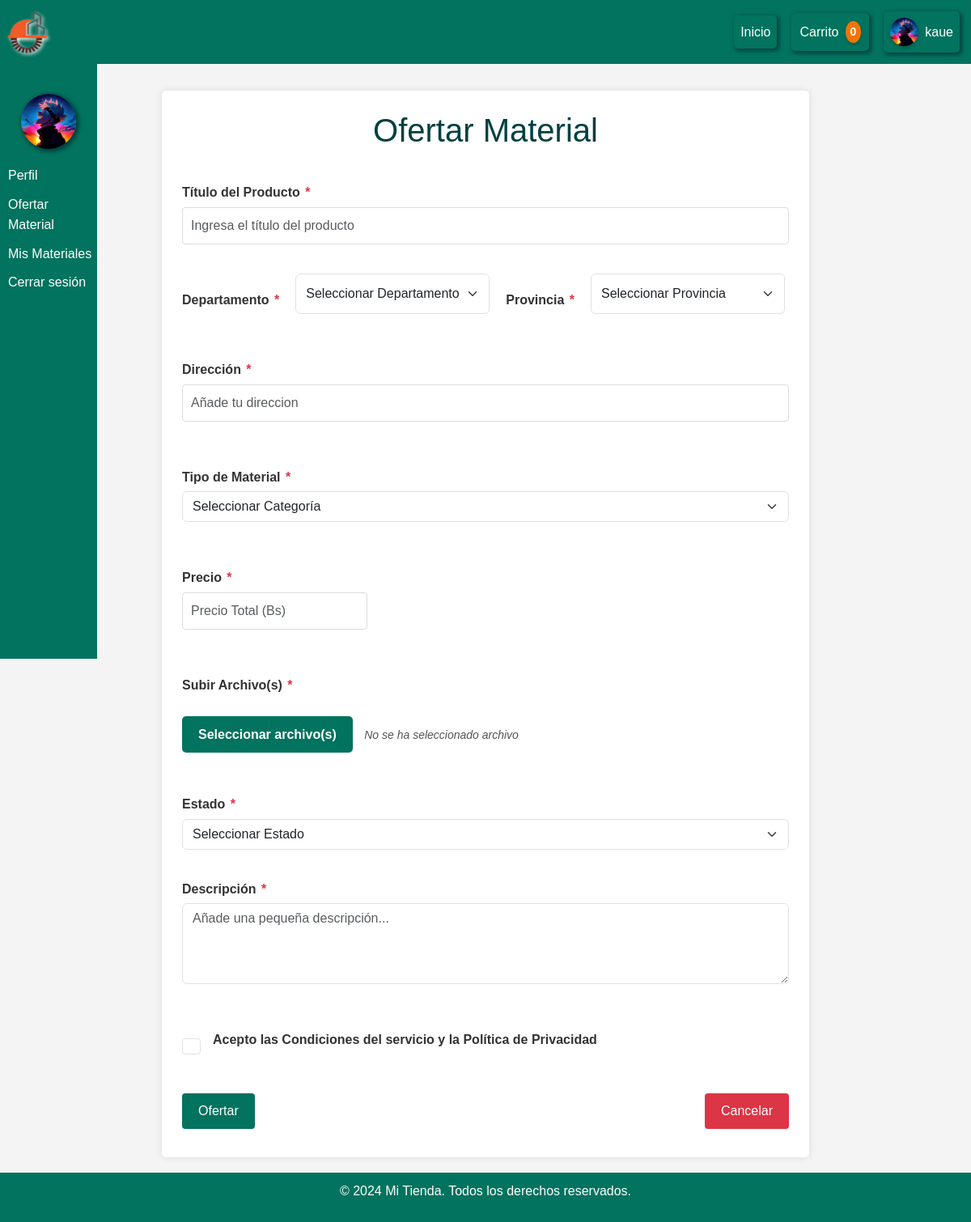
Screenshot of /ofertar/ (signed in) with the database file from the repository.
### sitioWeb/models.py (models this page shows, shortened)
class Usuario(models.Model):
    idUsuario = models.AutoField(primary_key=True,null= False ,blank=False)  # Identificador único del usuario
    nombre = models.CharField(max_length=100,null= False ,blank=False)  # Nombre del usuario
    contraseña = models.CharField(max_length=100,null= False ,blank=False,default='00000000')  # Contraseña del usuario
    correo = models.EmailField(unique=True,null= False ,blank=False,)  # Correo único
    celular = models.CharField(max_length=15, null=True, blank=True)  # Campo nuevo para celular
    foto = models.ImageField(upload_to='fotos/', blank=True, null=True)  # Foto de perfil
    fecha_creacion = models.DateTimeField(auto_now_add=True)  # Fecha y hora de creación
    estadoUsuario = models.BooleanField(default=True)  # Estado del usuario (habilitado o no)
    billetera = models.DecimalField(max_digits=10, decimal_places=2, default=0)  # Saldo de la billetera, por defecto 0
    class Meta:
        db_table = "Usuarios"
        verbose_name = "Usuario"
        verbose_name_plural = "Usuarios"

### sitioWeb/views.py (the view, shortened to what this page needs)
# urls.py: path('ofertar/',ofertarMView,name = 'ofertar'),
def ofertarMView(request):
    user_id = request.session.get('user_id')
    carritos = CarritoProducto.objects.filter(usuario=user_id,producto__estado_producto=True)
    if not user_id:
        return redirect('login')
    user = get_object_or_404(Usuario, idUsuario=user_id)
    cantidad_carrito = carritos.count()
    return render(request, 'ofertar.html', {'user': user,'is_profile_page': True,'carritos': carritos,'cantidad_carrito': cantidad_carrito})

### sitioWeb/templates/ofertar.html (shortened to what this page needs)
{% extends 'base.html' %}
{% load static %}
{% block contenidos %}
{% include 'barraPerfil.html' %}
<div class="container2" >
    <h1>Ofertar Material</h1>
    <form class="row g-3 needs-validation" novalidate id="ofertaForm" method="post" enctype="multipart/form-data">
        <div class="form-group">
            <label for="titulo">Título del Producto <span class="text-rojo">*</span></label>
            <input class="form-control"  maxlength="50" type="text" name="titulo" id="titulo" placeholder="Ingresa el título del producto" required autocomplete="off"
                pattern="^(?!.*([a-zA-Z])\1{3})(?=(.*[a-zA-Z]){3,})(?=.*[0-9]?)[a-zA-Z0-9\s]*$"
                title="Debes incluir al menos 3 letras y un máximo de 6 números (opcional)."
                onkeypress="return /^[a-zA-Z0-9\s]*$/.test(event.key)"
                oninput="this.value = this.value.replace(/[^a-zA-Z0-9\s]/g, '');
                        const numberCount = (this.value.match(/[0-9]/g) || []).length;
                        if (numberCount > 10) {
                            // Encuentra el índice del decimo número....
                            const seventhNumberIndex = this.value.indexOf('11', 10);
                            // bloquea los numeros si hay mas de 10
                            this.value = this.value.slice(0, seventhNumberIndex);
                        }" />
        </div>
        <div class="form-group inline">
            <label for="departamento">Departamento <span class="text-rojo">*</span></label>
            <select class="form-select" id="departamento" name="departamento" required>
                <option value="" disabled selected>Seleccionar Departamento</option>
            </select>
            <label for="provincia">Provincia <span class="text-rojo">*</span></label>
            <select class="form-select" id="provincia" name="provincia" required>
                <option value="" disabled selected>Seleccionar Provincia</option>
            </select>
        </div>
        <div class="form-group">
            <label for="urlMapa">Dirección <span class="text-rojo">*</span></label>
            <input class="form-control" type="text" name="urlMapa" id="urlMapa" placeholder="Añade tu direccion" required autocomplete="off"
            maxlength="100"
            pattern="^(?!.*([a-zA-Z])\1{3})(?=.*[a-zA-Z].{14,}).*$"
            title="Debe incluir al menos 15 letras y un máximo de 15 dígitos seguidos (se permiten más números si hay un símbolo válido después de 15 dígitos)."
            onkeypress="return /^[a-zA-Z0-9\s/:?&.=]/i.test(event.key)"
            oninput="this.value = this.value.replace(/[^a-zA-Z0-9\s/:?&.=]/g, '');
                        const AnumberCount = (this.value.match(/[0-9]/g) || []).length;
                        this.value = this.value.replace(/(?:[0-9]*?)([0-9]{15})[0-9]*/, '$1');
                        if (AnumberCount > 20) {
                            this.value = this.value.replace(/(\d{20})(.*)/, '$1');
                        }" />
        </div>
        <div class="form-group">
            <label for="material">Tipo de Material <span class="text-rojo">*</span></label>
            <select class="form-select" id="material" name="material" required>
                <option value="" disabled selected>Seleccionar Categoría</option>
            </select>
        </div>
        <div class="form-group inline">
            <div>
                <label for="precio">Precio <span class="text-rojo">*</span></label>
                <input class="form-control" type="number" name="precio" id="precio" placeholder="Precio Total (Bs)" required
                    autocomplete="off" min="1"
                    oninput="this.value = this.value.slice(0, 6); this.value = !!this.value && Math.abs(this.value) >= 1 ? this.value : null;" />
            </div>
        </div>
        <div class="custom-file-upload">
            <label for="archivo">Subir Archivo(s) <span class="text-rojo">*</span></label>
            <label for="archivo" class="custom-file-button">Seleccionar archivo(s)</label>
            <span id="file-name">No se ha seleccionado archivo</span>
        </div>
        <div>
            <label for="estado">Estado <span class="text-rojo">*</span></label>
            <select class="form-select" id="estado" name="estado" required>
                <option value="" disabled selected>Seleccionar Estado</option>
            </select>
        </div>
        <div class="form-group">
            <label for="descripcion">Descripción <span class="text-rojo">*</span></label>
            <textarea class="form-control" id="descripcion" name="descripcion" required placeholder="Añade una pequeña descripción..."
            pattern="^(?!.*([a-zA-Z])\1{4})(?=.*[a-zA-Z].{14,}).*$"
            onkeypress="return /^[a-zA-Z0-9\s/:?&.=]/i.test(event.key)"
            rows="2" minlength="15" maxlength="250"
            ></textarea>
        </div>
        <div class="checkbox-container">
            <input type="checkbox" class="form-check-input" id="validationFormCheck1" required>
            <label class="form-check-label" for="validationFormCheck1">Acepto las Condiciones del servicio y la Política de Privacidad</label>
          </div>
        <div class="button-group-ofertar">
            <button type="submit" class="btn btn-primary" id="button-ofertar" >Ofertar</button>
            <button type="button" class="btn btn-secondary" id="button-cancelar">Cancelar</button>
        </div>
    </form>
</div>
{% endblock %}

### sitioWeb/templates/barraNavegacion.html (shortened to what this page needs)
{% load static %}
<nav class="navbar">
    <div class="logo">
        <a href="{% url 'base' %}">
            <img src="{% static 'LogoIS_Oficial.png' %}" alt="Logo" class="logo-img">
        </a>
    </div>
    <div class="nav-links" id="navLinks">
        <a href="{% url 'base' %}" class="nav-link">Inicio</a>
         <div class="dropdown">
            <button class="dropbtn">Carrito <span id="carrito-contador">{{ cantidad_carrito }}</span></button>
        </div>
                {% if request.session.user_id %}
                <a href="{% url 'perfil' %}" class="nav-link">
                    {% if user.foto %}
                        <img src="{{ user.foto.url }}" alt="Foto de perfil" class="profile-img">
                    {% else %}
                        <img src="{% static 'default-profile.png' %}" alt="Foto de perfil" class="profile-img">
                    {% endif %}
                    {{ user.nombre }}
                </a>
                {% else %}
                    <a href="#" class="nav-link" id="loginBtn">
                        <img src="{% static 'default-profile.png' %}" alt="Perfil" class="profile-img">
                        Iniciar Sesión
                    </a>
                {% endif %}
    </div>
</nav>

### sitioWeb/templates/barraPerfil.html
<div class="menu-perfil">
    <img id="previewed" src="{% if user.foto %}{{ user.foto.url }}{% else %}https://via.placeholder.com/150{% endif %}" alt="Foto de Perfil">
    <ul class="lista-perfil">
        <li><a href="{% url 'perfil' %}">Perfil</a></li>
        <li><a href="{% url 'ofertar' %}" class="ofertarMa"> Ofertar Material</a></li>
        <li><a href="{% url 'mis_materiales' %}">Mis Materiales</a></li>
        <li><a href="{% url 'logout' %}" id= "cerrarSesionPerfil" class="logoutS">Cerrar sesión</a></li>
    </ul>
</div>

### sitioWeb/static/styles.css (style rules this page uses)
:root { --primary-color: #02735E; --secondary-color: #014040; --tertiary-color:#F27405; --text-color: #333; --background-color: #f4f4f4; --white: #ffffff; --cancelarColor:#6c757d; --cancelarHover:#495057; --cancelarActive:#5a6268; --eliminarColor:#dc3545; --eliminarHover:#b51e2a; --eliminarActive:#c82333; }
* { margin: 0; padding: 0; box-sizing: border-box; }
body { margin: 0; padding: 0; font-family: Arial, sans-serif; line-height: 1.6; color: var(--text-color); background-color: var(--background-color); padding-bottom: 3em; position: relative; min-height: 100vh; overflow-x: hidden; }

### sitioWeb/static/perfil.css (style rules this page uses)
.menu-perfil { width: 12%; background-color: var(--primary-color); padding-top: 10px; height: calc(100vh - 60px); position: fixed; top: 74px; left: 0; z-index: 1; color: #fff; }
.menu-perfil img { width: 4.25rem; height: 4.25rem; border-radius: 50%; display: block; margin: 0 auto 20px auto; object-fit: cover; box-shadow:2px 2px 5px 2px var(--secondary-color); margin-top: 2rem; }
.lista-perfil { list-style-type: none; padding: 0px; }
.lista-perfil li { margin-bottom: 10px; width: 100%; box-sizing: border-box; }
.lista-perfil li a { color: #fff; text-decoration: none; display: block; padding-left: 10px; width: 100%; box-sizing: border-box; }
label { display: flex; flex-direction: column; margin-top: 20px; }
.logoutS { text-decoration: none; background-color: var(--primary-color); color: var(--white); }
@media (min-width: 1024px) { .menu-perfil { position: fixed; width: 10%; height: calc(100vh - 60px); left:0; } }

### sitioWeb/static/ofertar.css (style rules this page uses)
.container2 { position: relative; max-width: 800px; width: 95%; margin: auto; margin-bottom:0.8m; background-color: #ffffff; padding: 25px; border-radius: 5px; box-shadow: 0 0 10px rgba(0, 0, 0, 0.1); }
h1 { color: var(--secondary-color); text-align: center; margin-bottom: 20px; }
.form-group.inline { display: flex; gap: 20px; }
.form-group { margin-bottom: 20px; }
label { display: block; margin-bottom: 5px; font-weight: bold; }
.text-rojo { color: var(--eliminarColor); margin-left: 2px; }
input[type="text"], input[type="number"], select, textarea { width: 100%; padding: 10px; border: 1px solid #ddd; border-radius: 4px; font-size: 16px; }
#departamento, #provincia { width: 15em ; }
textarea { height: 100px; resize: vertical; }
.custom-file-button { display: inline-block; padding: 10px 20px; background-color: var(--primary-color); color: var(--white); border-radius: 5px; cursor: pointer; font-size: 16px; font-family: 'Arial', sans-serif; border: none; transition: background-color 0.3s ease; }
#file-name { margin-left: 10px; font-style: italic; font-size: 14px; color: #555; }
.checkbox-container { display: flex; align-items: flex-end; }
.checkbox-container input[type="checkbox"] { margin-right: 15px; width: 23px; height: 20px; cursor: pointer; }
.button-group-ofertar { margin-top: 5%; display: flex; justify-content: space-between; }
.btn { padding: 10px 20px; border: none; border-radius: 4px; color: #fff; font-size: 16px; cursor: pointer; transition: background-color 0.3s; }
.btn-primary { background-color: var(--primary-color); }
#button-cancelar { background-color: var(--eliminarColor); }

### sitioWeb/static/barraNavegacion.css (style rules this page uses)
.navbar { position: fixed; top: 0%; width: 100%; background-color: var(--primary-color); display: flex; justify-content: space-between; align-items: center; padding: 0.5%; color: var(--white); z-index: 1000; }
.logo-img { width: 60px; height: 60px; filter: drop-shadow(2px 2px 2px white); }
.nav-links { display: flex; gap: 10px; align-items: center; }
.nav-link { display: flex; padding: 0.5rem 0.5rem; margin: 0.5rem; height: auto; background-color: var(--primary-color); box-shadow: 2px 2px 5px 1px var(--secondary-color); border: none; color: var(--white); justify-content: center; align-items: center; text-decoration: none; cursor: pointer; border-radius: 5px; transition: all 0.5s; }
.profile-img { width: 35px; height: 35px; border-radius: 50%; object-fit: cover; margin-right: 8px; box-shadow: 0 2px 4px rgba(0, 0, 0, 0.2); }

### sitioWeb/static/detalle_producto.css (style rules this page uses)
.text-rojo { color: var(--eliminarColor); }
button { padding: 12px 20px; color: white; border: none; border-radius: 5px; font-size: 16px; cursor: pointer; transition: background-color 0.3s; margin: 10px 0; }

### rows the page displays
Usuario: foto (picture), nombre "kaue"

### other values shown
{{ cantidad_carrito }} "0"
